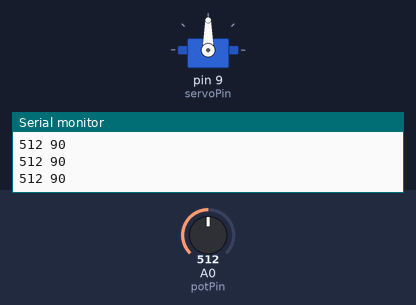
Recording of a sketch running on a simulated Arduino Uno, built with avr-gcc and run on an emulated ATmega328P. Parts: servo, the last lines printed to the serial monitor. Inputs (shaded band) come from the test bench; at power-on: A0 (potPin) = 512.

Above: at 1.2 s.
1.3 s: A0 (potPin) set to 306
At 1.8 s:
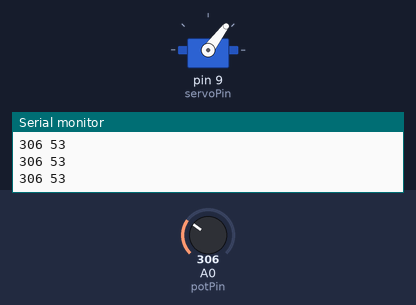
2.8 s: A0 (potPin) set to 122
At 3.2 s:
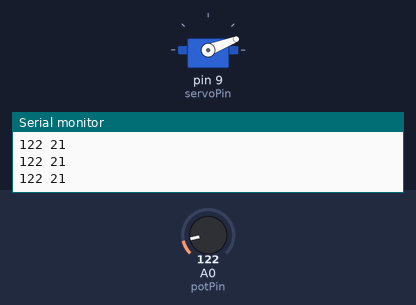
4.3 s: A0 (potPin) set to 80
At 5.2 s:
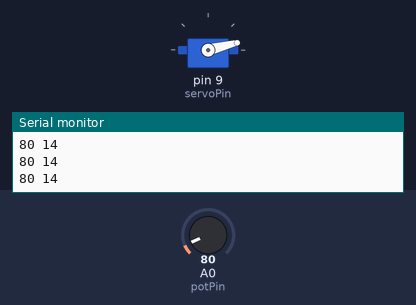
5.8 s: A0 (potPin) set to 716
At 6.4 s:
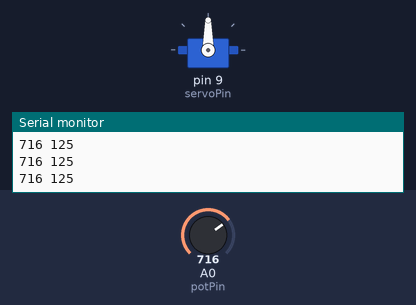
Timing chart, 0 to 8.3 s (numbered marks = the images above; inputs shaded):
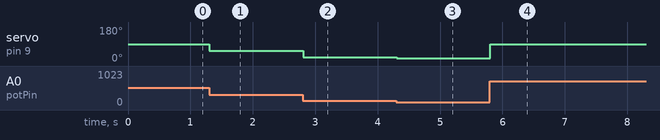

Measured:
- after the input at 1.3 s, servo on pin 9 (servoPin): 90° → 53° at once
- after the input at 2.8 s, servo on pin 9 (servoPin): 53° → 21° at once
- after the input at 4.3 s, servo on pin 9 (servoPin): 21° → 14° at once
- after the input at 5.8 s, servo on pin 9 (servoPin): 14° → 90° at once

The sketch:

potentiometer_servo.ino
```cpp
/* Learn how to use a potentiometer to fade an LED with Arduino - Tutorial
   More info and circuit schematic: http://www.ardumotive.com/arduino-tutorials/arduino-fade-led
   Dev: Michalis Vasilakis / Date: 25/10/2014                                                   */

#include <Servo.h>

Servo myservo;  // create servo object to control a servo
//Constants:
const int servoPin = 9;  //pin 9 has PWM function
//const int potPin = A0; //pin A0 to read analog input
const int potPin = 0;

//Variables:
int value; //save analog value


void setup() {
  Serial.begin(9600);
  Serial.println("Began serial");
  myservo.attach(servoPin);
  //Input or output?
  //pinMode(servoPin, OUTPUT);
  pinMode(potPin, INPUT); //Optional
  /*myservo.write(75);
  delay(1000);*/

}

void loop() {
  //Serial.println("loop");
  value = analogRead(potPin);          //Read and save analog value from potentiometer
  Serial.print(value);
  Serial.print(" ");
  value = map(value, 0, 1023, 0, 180); //Map value 0-1023 to 0-180 (PWM)
  Serial.println(value);
  //analogWrite(servoPin, value);          //Send PWM value to led


  //
  if (value > 90) {
    value = 90;
  }
  myservo.write(value);


  /*myservo.write(30);
  delay(1000);*/
  /*myservo.write(90);
  delay(1000);
  myservo.write(120);
  delay(1000);
  myservo.write(150);
  delay(1000);*/
  /*myservo.write(70);
  delay(1000);
  myservo.write(50);
  delay(1000);
  myservo.write(30);
  delay(1000);
  myservo.write(10);
  delay(1000);
  myservo.write(0);
  delay(1000);*/

  delay(10);                          //Small delay

}
```
